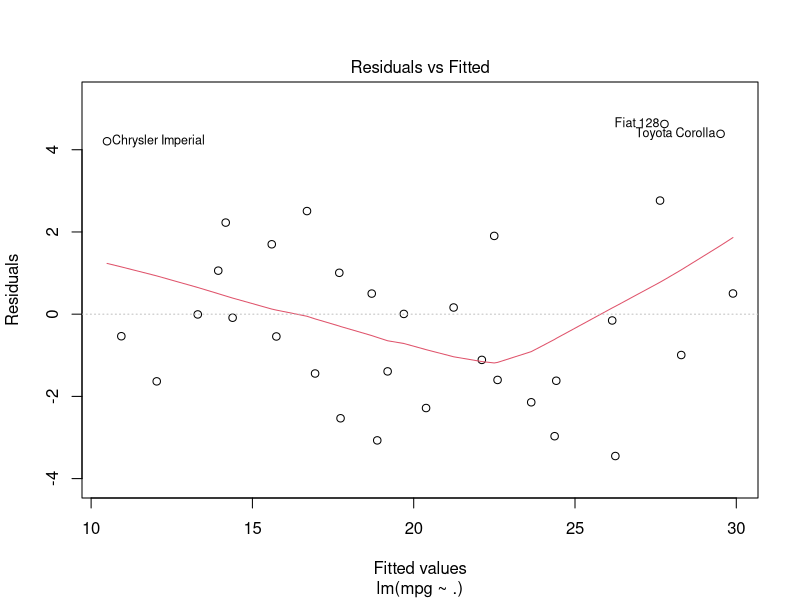
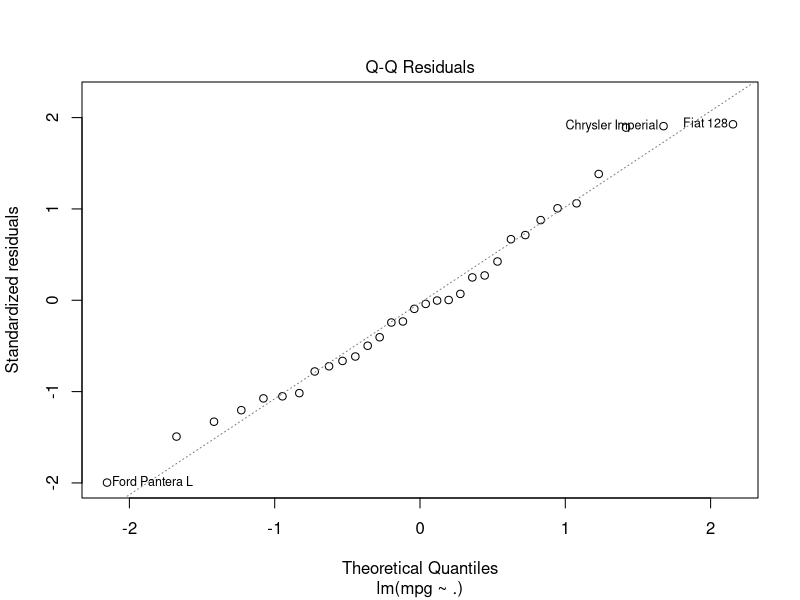
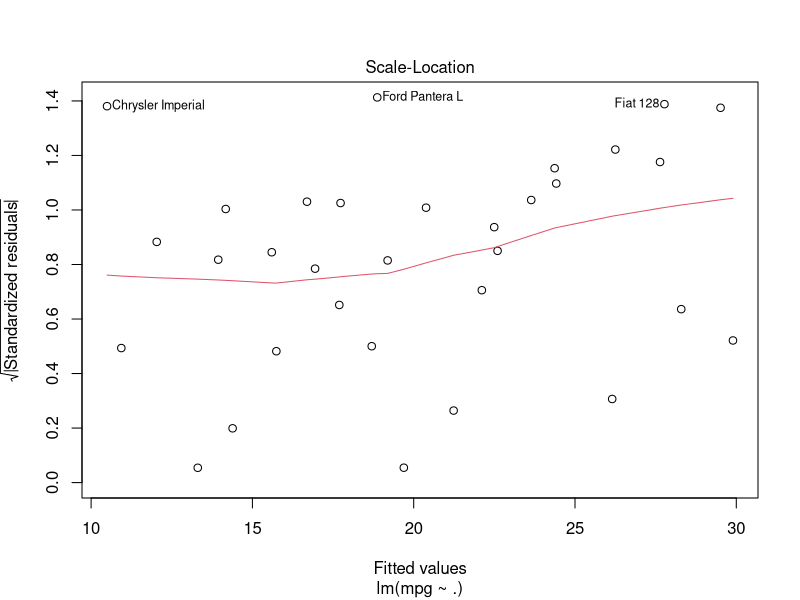
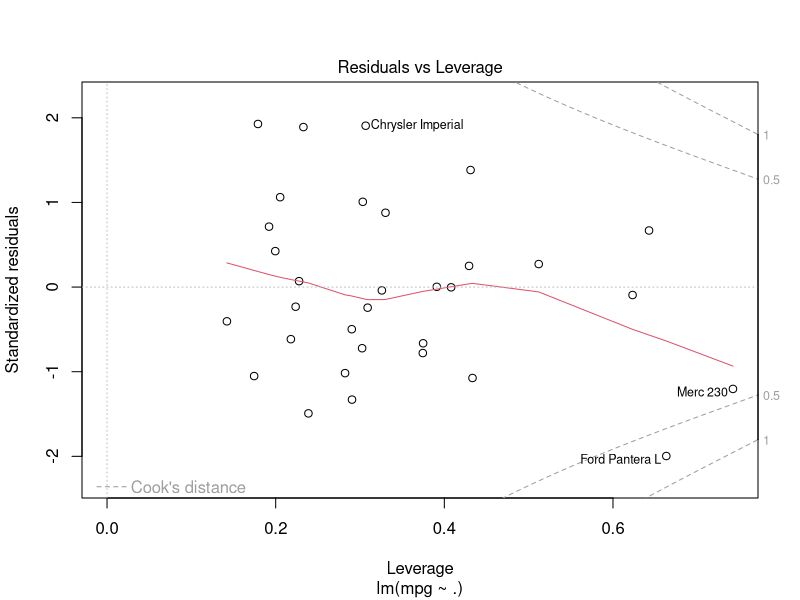

Recreate these plots in R, in order. (Note: this script raises an error after producing the figures.)
library(car)
mtcars
data(mtcars)
View(mtcars)
mtcarslm <- lm(mpg ~ ., data=mtcars)
summary(mtcarslm)
plot(mtcarslm)
vif(mtcarslm)
mtcarsStepAIC <- stepAIC(mtcarslm)
mtcarsStepAIC

mtcarslm2 <- lm(mpg ~ am+qsec+wt, data = mtcars)
summary(mtcarslm2)
plot(mtcarslm2)
vif(mtcarslm2)

mtcarslm3 <- lm(mpg ~ qsec+wt, data=mtcars)
summary(mtcarslm3)
plot(mtcarslm3)
vif(mtcarslm3)
